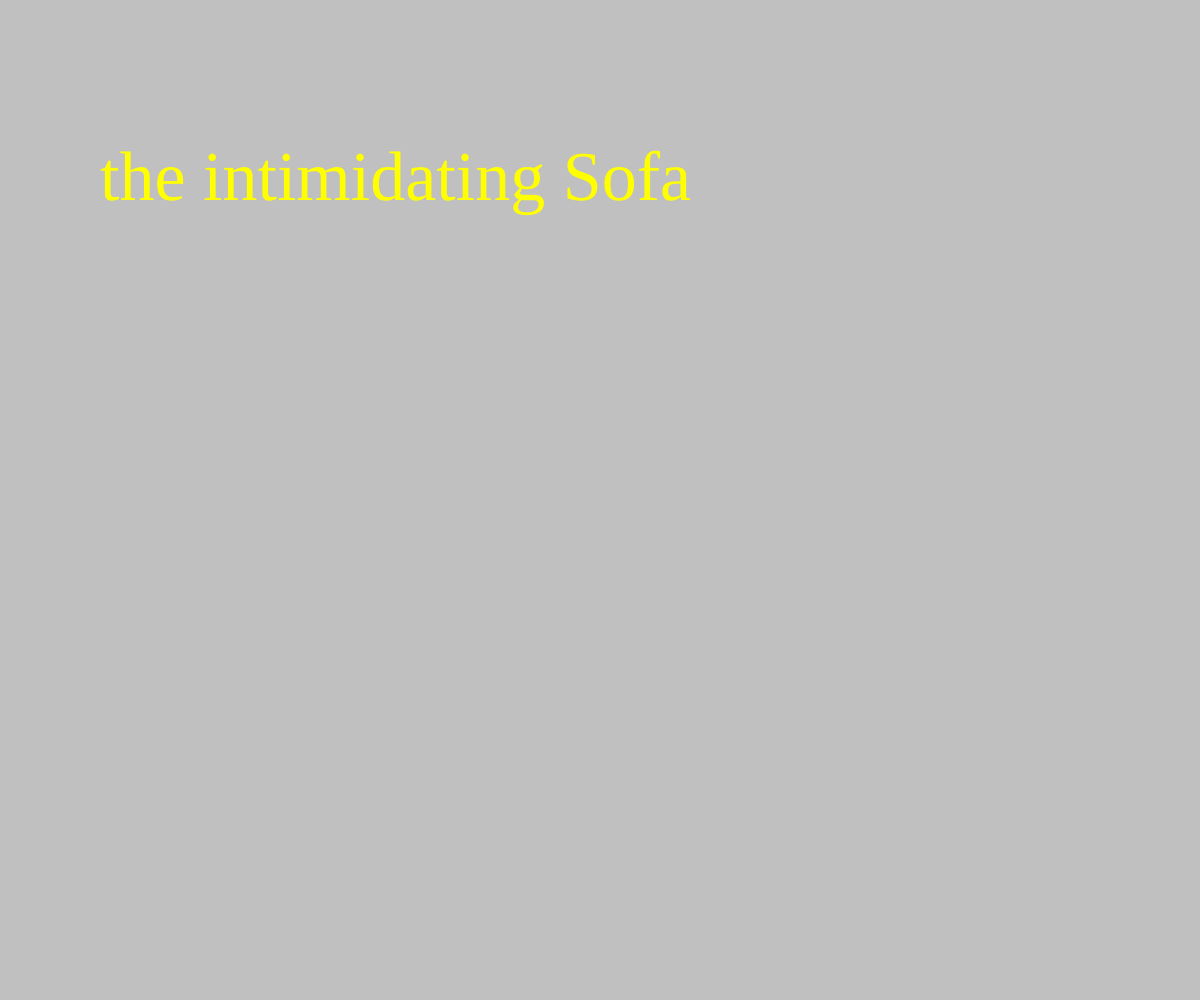
Frame 1 (no input)
Frame 60 (no input): identical to frame 1, image omitted
Frame 120 (the mouse pressed at the canvas centre since frame 60): identical to frame 1, image omitted

The p5.js sketch that drew this single still picture (run headless with seeded random() and noise() and a simulated clock; from frame 60 on, the mouse is pressed at the canvas centre):

// p5.js sketch
// ── sketch.js
//Feel free to change these words:
var nouns = ["Hammer","Cat","Tree", "Silence", "Umbrella","Sofa","Shirt","Jacket"];
var articles = ["the", "a", "an"];
var adjectives = ["solid", "empty", "strong", "intimidating", "wicked"];
var colors = ["blue", "green", "yellow", "black", "red", "orange"];
var myVars = [articles, adjectives, nouns, colors];


var randNum;

function setup(){
	createCanvas(windowWidth, windowHeight);

	randNum1 = floor(random(0,nouns.length));
	randNum2 = floor(random(0,articles.length));
	randNum3 = floor(random(0,adjectives.length));
	randNum4 = floor(random(0, colors.length));


}

function draw(){
	background("silver");
	textFont("didot");
	textSize(70);
	fill(colors[randNum4]);

	text(articles[randNum2]+ " "+adjectives[randNum3]+ " "+nouns[randNum1], 100,200)





}
